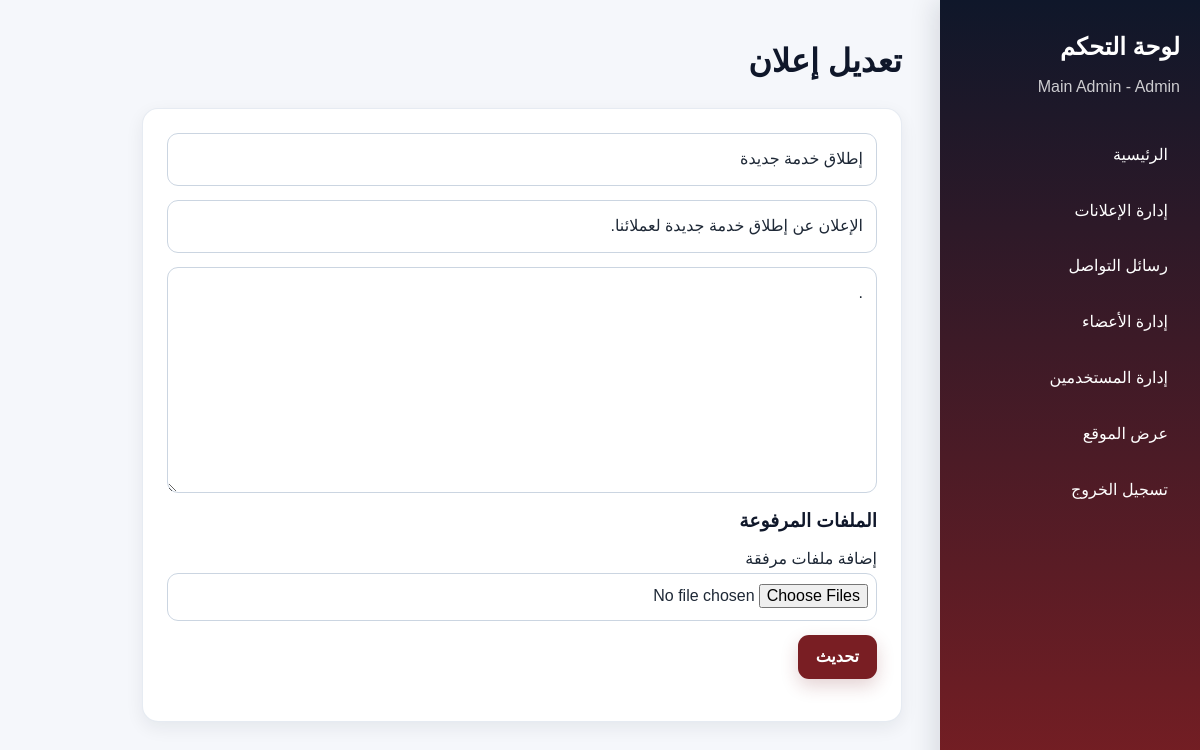
Screenshot of /admin/announcement-edit.php?id=1 (signed in) with the database file from the repository.
### tables this page shows
CREATE TABLE `announcements` (
  `id` int(11) NOT NULL,
  `title` varchar(200) NOT NULL,
  `short_description` varchar(255) NOT NULL,
  `description` text NOT NULL,
  `image` varchar(255) DEFAULT NULL,
  `created_at` timestamp NOT NULL DEFAULT current_timestamp(),
  `link` varchar(500) DEFAULT NULL
);

### includes/functions.php (called while the page is built, shortened)
<?php
function e($value) {
    return htmlspecialchars($value ?? '', ENT_QUOTES, 'UTF-8');
}

### admin/announcement-edit.php (the view, shortened to what this page needs)
<?php require_once 'auth.php';
$id = (int) ($_GET['id'] ?? 0);
$stmt = $pdo->prepare('SELECT * FROM announcements WHERE id=?');
$stmt->execute([$id]);
$item = $stmt->fetch();
require_once 'header.php'; ?>
<div class="admin-layout"><?php require_once 'sidebar.php'; ?>
    <main class="admin-content">
        <h1>تعديل إعلان</h1>
        <form method="POST" enctype="multipart/form-data" class="card">
            <input class="form-control" name="title" value="<?= e($item['title']) ?>" required>
            <input class="form-control" name="short_description" value="<?= e($item['short_description']) ?>">
            <textarea class="form-control" name="description" rows="7"><?= e($item['description']) ?></textarea>
            <h3>الملفات المرفوعة</h3>
<label>إضافة ملفات مرفقة</label>
<input class="form-control" type="file" name="files[]" multiple accept=".jpg,.jpeg,.png,.webp,.pdf">
            <button class="btn">تحديث</button>
        </form>
    </main>
</div>
</body>
</html>

### assets/css/style.css (style rules this page uses)
:root { --primary: #791e23; --primary-dark: #5d151a; --navy: #0f172a; --navy-soft: #1e293b; --surface: #ffffff; --background: #f5f7fb; --text: #1f2937; --muted: #64748b; --border: #e2e8f0; --success-bg: #dcfce7; --success-text: #166534; --error-bg: #fee2e2; --error-text: #991b1b; --shadow-sm: 0 6px 18px rgba(15, 23, 42, 0.07); --shadow-md: 0 14px 36px rgba(15, 23, 42, 0.12); --radius-sm: 10px; --radius-md: 16px; --radius-lg: 22px; --container: 1180px; }
* { box-sizing: border-box; margin: 0; padding: 0; }
html { scroll-behavior: smooth; scroll-padding-top: 92px; }
body { min-width: 320px; overflow-x: hidden; font-family: Tahoma, Arial, sans-serif; background: var(--background); color: var(--text); line-height: 1.8; text-rendering: optimizeLegibility; -webkit-font-smoothing: antialiased; }
button, input, textarea, select { font: inherit; }
.card { min-width: 0; margin: 0; padding: clamp(18px, 3vw, 24px); overflow: hidden; border: 1px solid rgba(226, 232, 240, 0.85); border-radius: var(--radius-md); background: var(--surface); box-shadow: var(--shadow-sm); transition: transform 0.25s ease, box-shadow 0.25s ease; }
.card h1, .card h2, .card h3 { line-height: 1.5; color: var(--navy); }
.card h3 { margin-bottom: 10px; margin-top: 10px; }
.btn { display: inline-flex; align-items: center; justify-content: center; gap: 7px; min-height: 44px; margin-bottom: 18px; padding: 10px 18px; border: 0; border-radius: 11px; background: var(--primary); color: #fff; font-weight: 700; line-height: 1.4; text-align: center; text-decoration: none; cursor: pointer; box-shadow: 0 7px 18px rgba(121, 30, 35, 0.2); }
.form-control { display: block; width: 100%; min-height: 48px; margin-bottom: 14px; padding: 11px 13px; border: 1px solid #cbd5e1; border-radius: 11px; background: #fff; color: var(--text); outline: none; transition: border-color 0.2s ease, box-shadow 0.2s ease; }
textarea.form-control { min-height: 145px; resize: vertical; }
input[type="file"].form-control { padding: 8px; }
.admin-layout { display: grid; grid-template-columns: 260px minmax(0, 1fr); min-height: 100vh; background: var(--background); }
.admin-content { min-width: 0; padding: clamp(20px, 4vw, 38px); }
.admin-content > h1 { color: var(--navy); font-size: clamp(1.55rem, 3vw, 2rem); line-height: 1.45; }
.admin-content form.card { width: min(760px, 100%); margin-top: 24px; }

### rows the page displays
announcements: title "إطلاق خدمة جديدة", short_description "الإعلان عن إطلاق خدمة جديدة لعملائنا.", description "."

### other values shown
$_SESSION['name'] "Main Admin"
$_SESSION['role'] "Admin"
